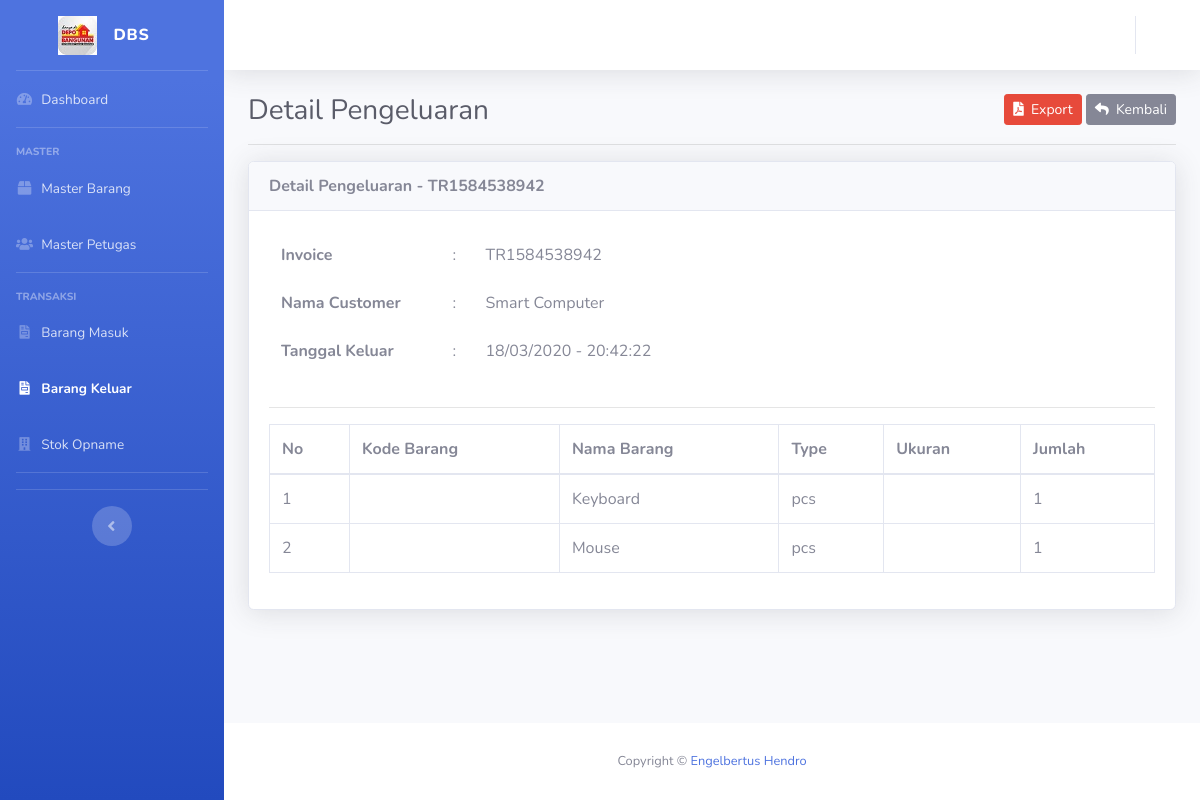
Screenshot of /pengeluaran/detail/TR1584538942 with the database file from the repository.
### tables this page shows
CREATE TABLE `pengeluaran` (
  `id` int(11) NOT NULL,
  `no_keluar` varchar(25) DEFAULT NULL,
  `tgl_keluar` varchar(25) DEFAULT NULL,
  `jam_keluar` varchar(10) DEFAULT NULL,
  `nama_customer` varchar(80) DEFAULT NULL,
  `nama_petugas` varchar(80) DEFAULT NULL
);

CREATE TABLE `detail_keluar` (
  `no_keluar` varchar(25) DEFAULT NULL,
  `nama_barang` varchar(80) DEFAULT NULL,
  `jumlah` int(11) DEFAULT NULL,
  `satuan` varchar(20) DEFAULT NULL
);

### application/controllers/Pengeluaran.php (called while the page is built, shortened)
<?php
class Pengeluaran extends CI_Controller{
	public function __construct(){
		$this->data['aktif'] = 'pengeluaran';
		$this->load->model('M_barang', 'm_barang');
		$this->load->model('M_customer', 'm_customer');
		$this->load->model('M_pengeluaran', 'm_pengeluaran');
		$this->load->model('M_detail_keluar', 'm_detail_keluar');
	}
	public function detail($no_keluar){
		$this->data['title'] = 'Detail Pengeluaran';
		$this->data['pengeluaran'] = $this->m_pengeluaran->lihat_no_keluar($no_keluar);
		$this->data['all_detail_keluar'] = $this->m_detail_keluar->lihat_no_keluar($no_keluar);
		$this->data['no'] = 1;
		$this->load->view('pengeluaran/detail', $this->data);
	}
}

### index.php (called while the page is built, shortened)
<?php
require_once BASEPATH.'core/CodeIgniter.php';

### application/models/M_pengeluaran.php (called while the page is built, shortened)
<?php
class M_pengeluaran extends CI_Model {
	protected $_table = 'pengeluaran';
	public function lihat_no_keluar($no_keluar){
		return $this->db->get_where($this->_table, ['no_keluar' => $no_keluar])->row();
	}
}

### application/models/M_detail_keluar.php (called while the page is built, shortened)
<?php
class M_detail_keluar extends CI_Model {
	protected $_table = 'detail_keluar';
	public function lihat_no_keluar($no_keluar){
		return $this->db->get_where($this->_table, ['no_keluar' => $no_keluar])->result();
	}
}

### application/views/pengeluaran/detail.php (the view, shortened to what this page needs)
<!DOCTYPE html>
<html lang="en">
<head>
</head>
<body id="page-top">
	<div id="wrapper">
		<div id="content-wrapper" class="d-flex flex-column">
			<div id="content" data-url="<?= base_url('pengeluaran') ?>">
				<div class="container-fluid">
				<div class="clearfix">
					<div class="float-left">
						<h1 class="h3 m-0 text-gray-800"><?= $title ?></h1>
					</div>
					<div class="float-right">
						<a href="<?= base_url('pengeluaran/export_detail/' . $pengeluaran->no_keluar) ?>" class="btn btn-danger btn-sm"><i class="fa fa-file-pdf"></i>&nbsp;&nbsp;Export</a>
						<a href="<?= base_url('pengeluaran') ?>" class="btn btn-secondary btn-sm"><i class="fa fa-reply"></i>&nbsp;&nbsp;Kembali</a>
					</div>
				</div>
				<hr>
				<div class="card shadow">
					<div class="card-header"><strong><?= $title ?> - <?= $pengeluaran->no_keluar ?></strong></div>
					<div class="card-body">
						<div class="row">
							<div class="col-md-6">
								<table class="table table-borderless">
									<tr>
										<td><strong>Invoice</strong></td>
										<td>:</td>
										<td><?= $pengeluaran->no_keluar ?></td>
									</tr>
									<tr>
										<td><strong>Nama Customer</strong></td>
										<td>:</td>
										<td><?= $pengeluaran->nama_customer ?></td>
									</tr>
									<tr>
										<td><strong>Tanggal Keluar</strong></td>
										<td>:</td>
										<td><?= $pengeluaran->tgl_keluar ?> - <?= $pengeluaran->jam_keluar ?></td>
									</tr>
								</table>
							</div>
						</div>
						<hr>
						<div class="row">
							<div class="col-md-12">
								<table class="table table-bordered">
									<thead>
										<tr>
											<td><strong>No</strong></td>
											<td><strong>Kode Barang</strong></td>
											<td><strong>Nama Barang</strong></td>
											<td><strong>Type</strong></td>
											<td><strong>Ukuran</strong></td>
											<td><strong>Jumlah</strong></td>
										</tr>
									</thead>
									<tbody>
										<?php foreach ($all_detail_keluar as $detail_keluar): ?>
											<tr>
												<td><?= $no++ ?></td>
												<td><?= $detail_keluar->kode_barang ?> </td>
												<td><?= $detail_keluar->nama_barang ?></td>
												<td><?= $detail_keluar->satuan ?> </td>
												<td><?= $detail_keluar->ukuran_barang ?> </td>
												<td><?= $detail_keluar->jumlah ?> </td>
											</tr>
										<?php endforeach ?>
									</tbody>
								</table>
							</div>
						</div>
					</div>
				</div>
				</div>
			</div>
		</div>
	</div>
</body>
</html>

### rows the page displays
pengeluaran: no_keluar "TR1584538942", nama_customer "Smart Computer", tgl_keluar "18/03/2020", jam_keluar "20:42:22"
detail_keluar: nama_barang "Keyboard", satuan "pcs", jumlah "1"
detail_keluar: nama_barang "Mouse", satuan "pcs", jumlah "1"

### other values shown
$title "Detail Pengeluaran"
